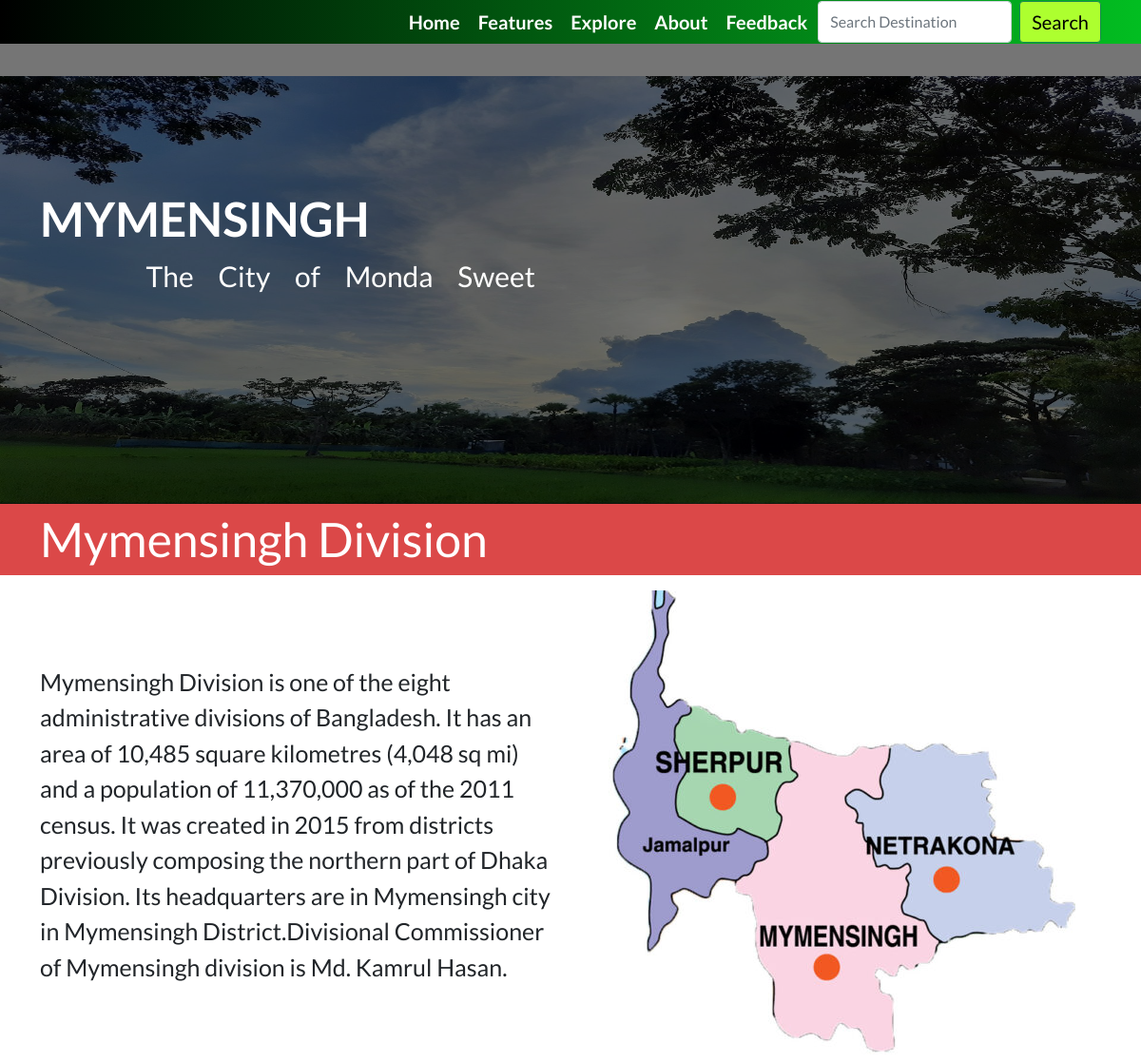
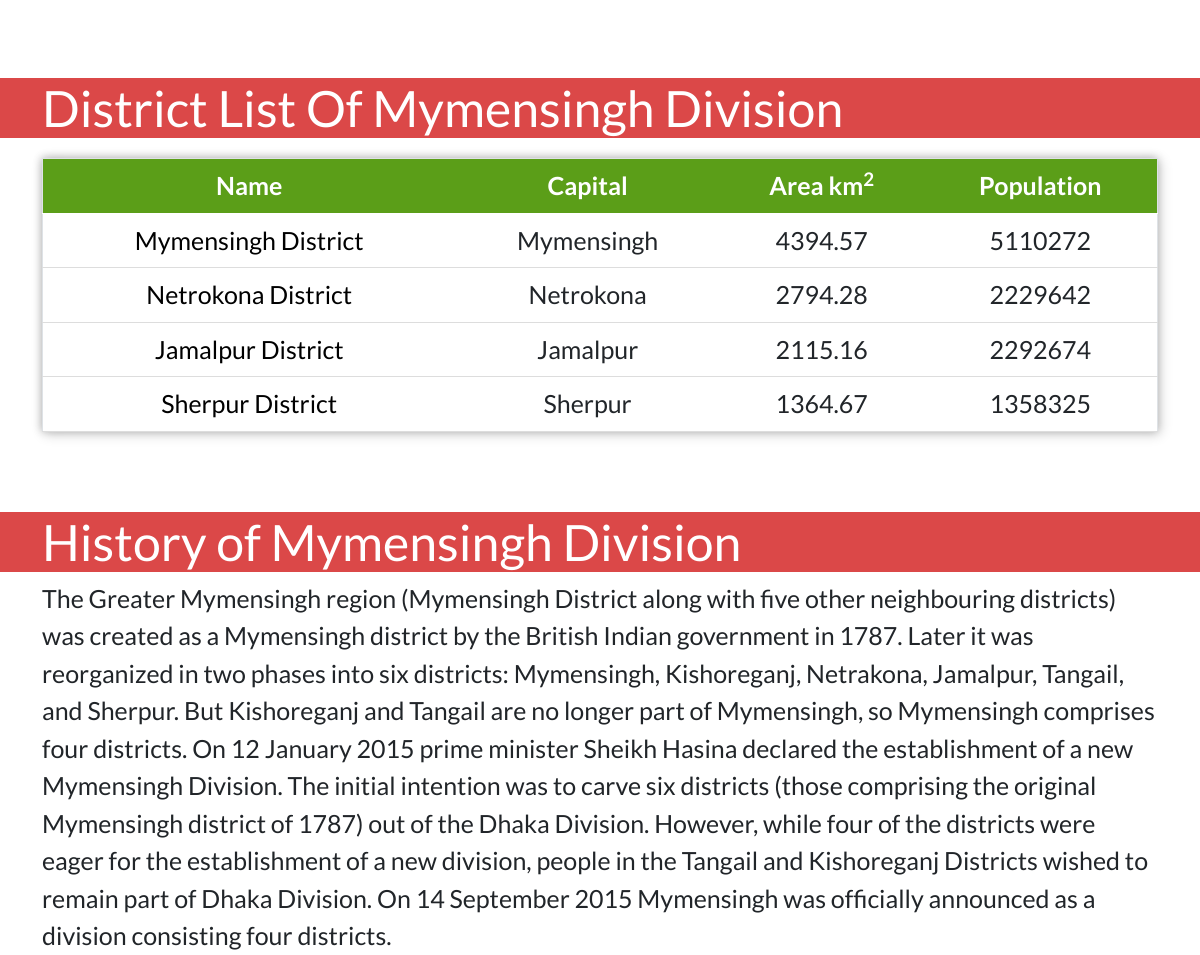
The app's page /division/7 with its own data (2 pictures, top to bottom).
### TourismBD/models.py (models this page shows, shortened)
class Division(models.Model):
    heading = models.CharField(max_length=50)
    headline= models.TextField()
    banner=models.ImageField()
    introHead= models.CharField(max_length=50)
    intro=models.TextField()
    image=models.ImageField()
    history=models.TextField()

class District_info(models.Model):
    divisionName = models.ForeignKey(Division,on_delete = models.CASCADE)
    name = models.CharField(max_length=50)
    headquarter = models.CharField(max_length=50)
    area = models.FloatField()
    census2011 = models.IntegerField()

### TourismBD/views.py (the view)
# urls.py: path('division/<int:b>',views.division,name='division'),
def division(request,b):
    div=Division.objects.get(pk=b)
    distrct=District_info.objects.filter(divisionName=b)
    dictionary ={'div':div,'distrct':distrct}
    return render(request,'TourismBD/division.html',dictionary)

### templates/TourismBD/division.html (shortened to what this page needs)
<!DOCTYPE html>
{% load static %}
<html lang="en">
<head>
    <link href="https://cdn.jsdelivr.net/npm/bootstrap@5.0.1/dist/css/bootstrap.min.css" rel="stylesheet"
>
      <link href="https://maxcdn.bootstrapcdn.com/font-awesome/4.2.0/css/font-awesome.min.css" rel="stylesheet">
    <link rel="stylesheet" href="{% static "CSS/division.css" %}">
</head>
<body>
  {% include 'TourismBD/header.html' %}
  <div class="banner2">
    <div id="carouselExampleSlidesOnly" class="carousel slide" data-bs-ride="carousel">
        <div class="carousel-inner">
          <div class="carousel-item active">
            <img src="{{div.banner.url}}" height="450px" class="d-block w-100" alt="...">
            <div class="carousel-caption d-block">
                <div class="container">
                    <h2>{{div.heading}}</h2>
                    <p id="h2description">{{div.headline}}</p>
                </div>
              </div>
          </div>
        </div>
      </div>
    </div>
<div class="Introheading">
    <div class="container">
        <p>{{div.introHead|safe}}</p>
    </div>
</div>
<div class="container">
    <div class="introduction">
        <div class="row">
            <div class="col-md-6 introtext">
               {{div.intro|safe}}
            </div>
            <div class="col-md-6 div_img">
                <img src="{{div.image.url}}" class="img-fluid"  alt="">
            </div>
        </div>
    </div>
</div>
<div class="district_table">
  <div class="container">
    <h2>District List of {{div.introHead}}</h2>
    </div>
    </div>
    <div class="container">
    <table class="table sticky">
      <thead>
      <tr>
        <th>Name</th>
        <th>Capital</th>
        <th>Area km<sup>2</sup></th>
        <th>Population</th>
      </tr>
      </thead>
      {% for district in distrct %}
      <tr class="trow">
        <td><a href="{% url 'TourismBD:district' z=district.pk %}">{{district.name}}</a></td>
        <td>{{district.headquarter}}</td>
        <td>{{district.area}}</td>
        <td>{{district.census2011}}</td>
      </tr>
      {% endfor %}
    </table>
      </div>
      <div class="division_history">
        <div class="container">
          <h2>History of {{div.introHead}}</h2>
        </div>
      </div>
        <div class="container history_text">
          {{div.history|safe}}
        </div>
</body>
</html>

### static/CSS/division.css (style rules this page uses)
* { margin: 0; padding: 0; font-family: 'lato','sans-serif'; }
a { text-decoration: none; color: white; }
.trow td a { color: black; }
h2 { margin-top: 80px; }
.carousel-item { padding-top: 80px; }
.banner2 .carousel-caption { position: absolute; right: 0%; bottom: 0; left: 0%; top: 0; z-index: 10; padding-top: 10%; padding-left: 0%; padding-bottom: 0; color: #fff; text-align: left; background-color: rgba(0, 0, 0, 0.541); }
.banner2 h2 { font-size: 50px; font-weight: 700; }
.carousel-caption #h2description { padding-left: 10%; font-size: 30px; word-spacing: 20px; }
.Introheading { font-size: 50px; color: white; background-color: rgb(219, 72, 72); }
.introtext { font-size: 25px; }
.row { display: flex; align-items: center; justify-content: center; }
.div_img { display: flex; align-items: center; justify-content: center; }
.district_table h2 { font-size: 50px; color: white; text-transform: lowercase; text-transform: capitalize; }
.district_table { margin-top: 20px; margin-bottom: 20px; background-color: rgb(219, 72, 72); }
table { border-collapse: collapse; width: 100%; height: 200px; border: 1px solid #bdc3c7; box-shadow: 2px 2px 12px rgba(0,0,0,0.2), -1px -1px 8px rgba(0,0,0,0.2); }
tr { transition: all 0.2s ease-in; }
th,td { padding: 12px; text-align: center; border-bottom: 1px solid #ddd; font-size: 25px; }
.table.sticky thead { position: sticky; top: 12.5%; }
thead { background-color: rgb(91, 158, 24);; color: white; font-weight: 700; }
.division_history { margin-top: 20px; color: white; background-color: rgb(219, 72, 72); }
.division_history h2 { font-size: 50px; }
.history_text { font-size: 25px; }

### records on screen
Division: banner (picture), heading "MYMENSINGH", headline "The City of Monda Sweet", introHead "Mymensingh Division", intro "Mymensingh Division is one of the eight administrative divisions of Bangladesh. It has an area of 10,485 square kilometres (4,048 sq mi) and a population of 11,370,000 as of the 2011 census. It was created in 2015 from districts previously composing the northern part of Dhaka Division. Its headquarters are in Mymensingh city in Mymensingh District.Divisional Commissioner of Mymensingh division is Md. Kamrul Hasan.", image (picture), history "The Greater Mymensingh region (Mymensingh District along with five other neighbouring districts) was created as a Mymensingh district by the British Indian government in 1787. Later it was reorganized in two phases into six districts: Mymensingh, Kishoreganj, Netrakona, Jamalpur, Tangail, and Sherpur. But Kishoreganj and Tangail are no longer part of Mymensingh, so Mymensingh comprises four districts. On 12 January 2015 prime minister Sheikh Hasina declared the establishment of a new Mymensingh Division. The initial intention was to carve six districts (those comprising the original Mymensingh district of 1787) out of the Dhaka Division. However, while four of the districts were eager for…"
District_info: name "Mymensingh District", headquarter "Mymensingh", area "4394.57", census2011 "5110272"
District_info: name "Netrokona District", headquarter "Netrokona", area "2794.28", census2011 "2229642"
District_info: name "Jamalpur District", headquarter "Jamalpur", area "2115.16", census2011 "2292674"
District_info: name "Sherpur District", headquarter "Sherpur", area "1364.67", census2011 "1358325"
